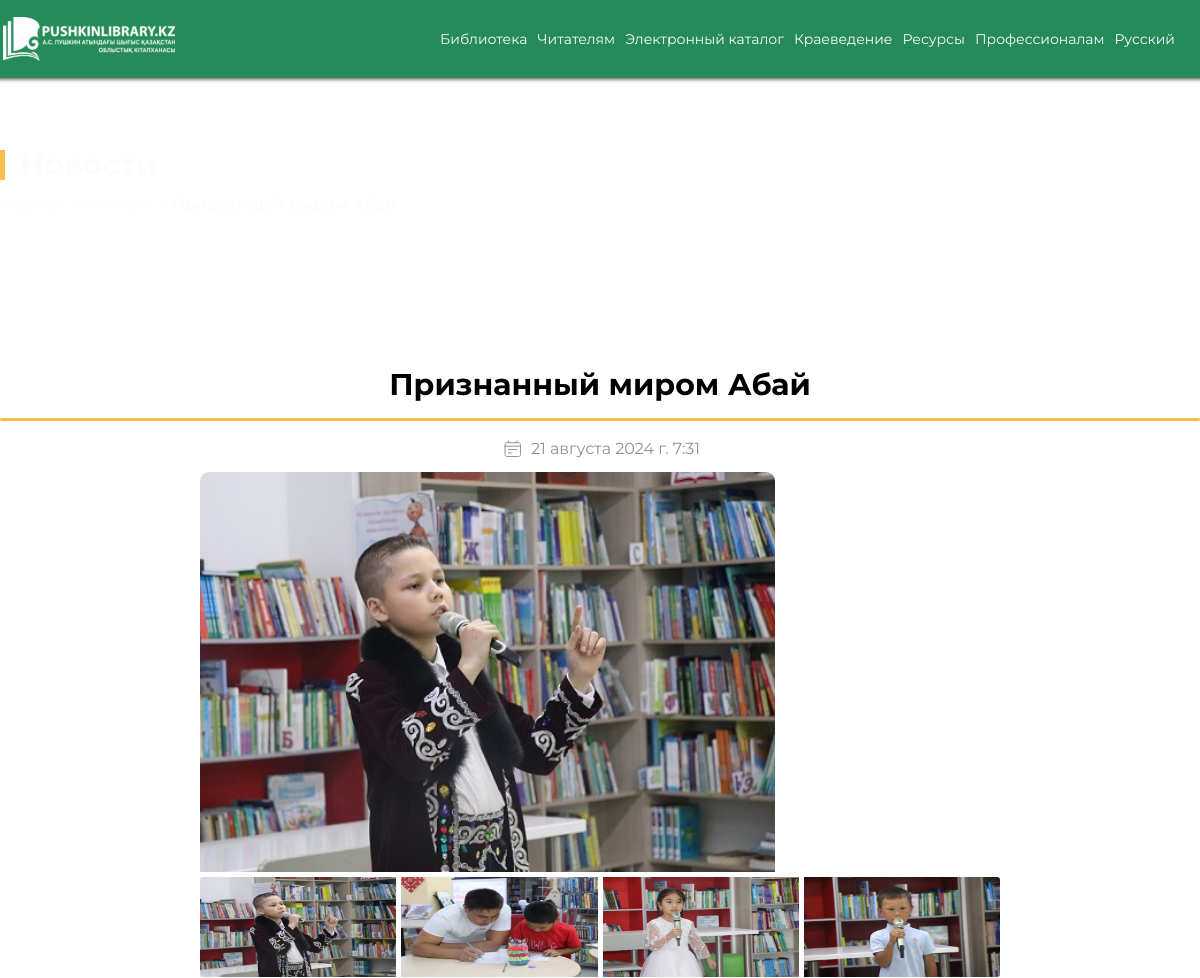
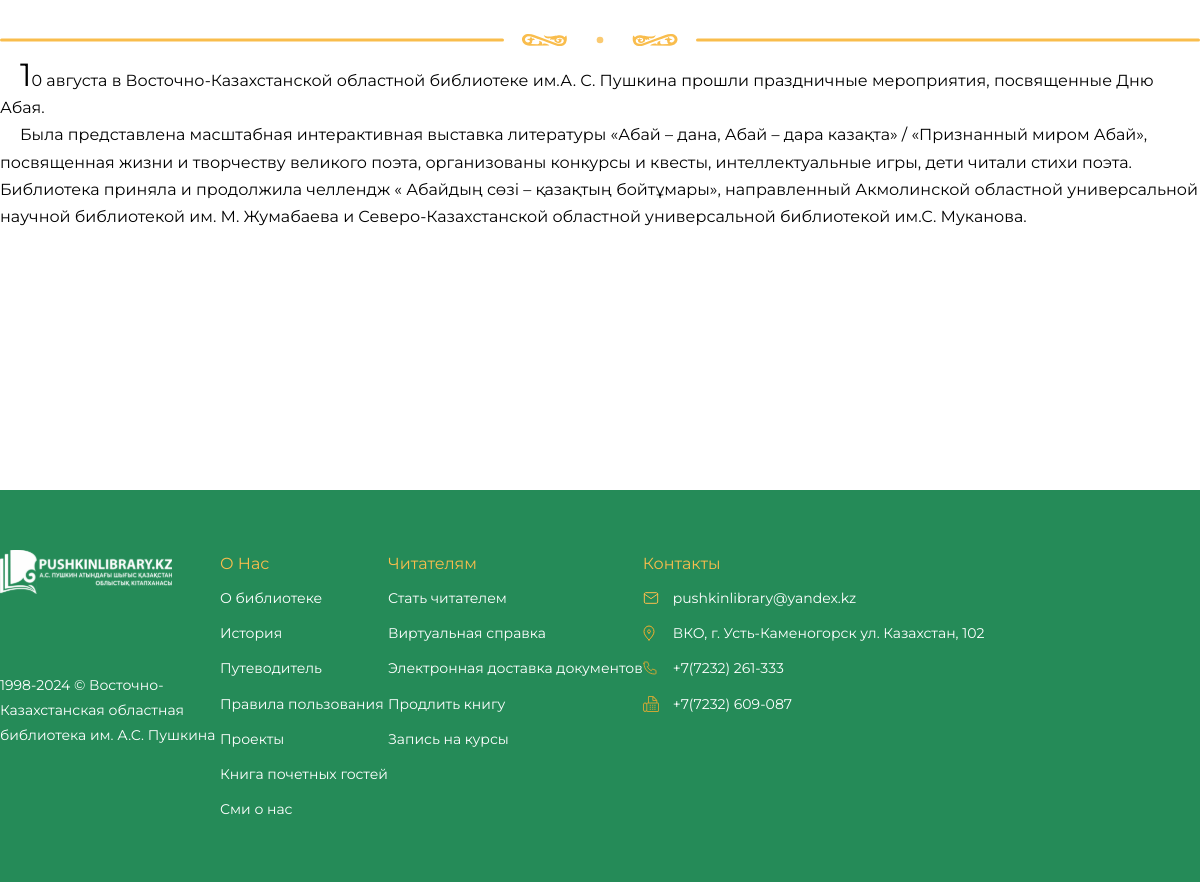
The page /news/news-2/ on the database its author committed (2 pictures, top to bottom).
### app/news_app/models.py (models this page shows, shortened)
class News(models.Model):
    title_ru = models.CharField(max_length=255, verbose_name=_('titleRu'), default='')
    title_kz = models.CharField(max_length=255, verbose_name=_('titleKz'), default='')
    title_en = models.CharField(max_length=255, verbose_name=_('titleEn'), default='')
    slug = AutoSlugField(populate_from='title_ru', unique=True)
    content_ru = models.TextField(verbose_name='Содержание (рус)', default='')
    content_kz = models.TextField(verbose_name='Содержание (каз)', default='')
    content_eng = models.TextField(verbose_name='Содержание (анг)', default='')
    pub_date = models.DateTimeField(auto_now_add=True, verbose_name='Дата публикации')
    main_image = models.ImageField(upload_to='news_images/', verbose_name='Основное изображение', default='')
    contact_info = models.CharField(max_length=100, blank=True, null=True, verbose_name='Контактная информация', default='')
    is_archive = models.BooleanField(default=False)
    class Meta:
        verbose_name = 'Новость'
        verbose_name_plural = 'Новости'
        ordering = ['-pub_date']

class NewsImage(models.Model):
    news = models.ForeignKey(News, related_name='additional_images', on_delete=models.CASCADE, default='')
    image = models.ImageField(upload_to='news_images/', verbose_name='Дополнительное изображение', default=None)
    class Meta:
        verbose_name = 'Дополнительное изображение'
        verbose_name_plural = 'Дополнительные изображения'

### app/news_app/views.py (the view)
# urls.py: path('<slug:slug>/', views.news_detail, name='news_detail'),
def news_detail(request, slug):
    news_item = get_object_or_404(News, slug=slug)
    news_images = NewsImage.objects.filter(news=news_item)
    return render(request, 'news_detail.html', {'news_item': news_item, 'news_images': news_images, 'show_chatbot': True})

### core/context_processors.py (called while the page is built)
def settings_context(request):
    return {
        'CHATFLOW_ID': settings.FLOWISE_CHATFLOW,
        'API_HOST': settings.FLOWISE_HOST,
    }

### core/templatetags/split_paragraphs.py (called while the page is built)
@register.filter(name='split_paragraphs')
def split_paragraphs(value):
    paragraphs = value.split('\n')
    wrapped_paragraphs = ''.join([f'<p>{paragraph}</p>' for paragraph in paragraphs if paragraph.strip() != ''])
    return wrapped_paragraphs

### app/news_app/templates/news_detail.html (shortened to what this page needs)
{% extends 'base.html' %}
{% load i18n %}
{% load static %}
{% load split_paragraphs %}
{% block content %}
    <main class="main news-page">
        <div class="news__picture">
            <div class="container">
                <div class="news__picture-text">
                    <div class="news__title title-wrapper">
                        <div class="title-line"></div>
                        <h1 class="title" data-sr-id="0"
                            style="visibility: visible; opacity: 1; transform: matrix3d(1, 0, 0, 0, 0, 1, 0, 0, 0, 0, 1, 0, 0, 0, 0, 1); transition: all, opacity 0.8s cubic-bezier(0.5, 0, 0, 1), transform 0.8s cubic-bezier(0.5, 0, 0, 1);">
                            Новости</h1>
                    </div>
                    <p class="news__nav" data-sr-id="2"
                       style="visibility: visible; opacity: 1; transform: matrix3d(1, 0, 0, 0, 0, 1, 0, 0, 0, 0, 1, 0, 0, 0, 0, 1); transition: all, opacity 0.9s cubic-bezier(0.5, 0, 0, 1), transform 0.9s cubic-bezier(0.5, 0, 0, 1);">
                        <a href="/">{% trans 'home' %}</a> &gt; <a href="{% url 'news' %}">{% trans 'news' %}</a> &gt;
                        <strong></strong>
                    </p>
                </div>
            </div>
        </div>
        <section class="newsletter">
            <div class="container">
                <h2 class="newsletter__title">
                    {% if LANGUAGE_CODE == 'ru' %}
                        {{ news_item.title_ru }}
                    {% elif LANGUAGE_CODE == 'kk' %}
                        {{ news_item.title_kz }}
                    {% else %}
                        {{ news_item.title_en }}
                    {% endif %}
                </h2>
                <div class="news__line"></div>
                <div class="newsletter__date">
                    <img class="newsletter__date-image" src="{% static 'img/news/calendar_icon.svg' %}"
                         alt="Calendar Icon">
                    <p>{{ news_item.pub_date }}</p>
                </div>
                <div style="--swiper-navigation-color: #fff; --swiper-pagination-color: #fff"
                     class="swiper newsletter__swiper-2 swiper-fade swiper-initialized swiper-horizontal swiper-watch-progress swiper-backface-hidden">
                    <div class="swiper-wrapper" id="swiper-wrapper-291611240455850e" aria-live="polite">
                        <div class="swiper-slide swiper-slide-visible swiper-slide-fully-visible swiper-slide-active"
                             style="width: 800px; opacity: 1; transform: translate3d(0px, 0px, 0px);" role="group"
                             aria-label="1 / {{ news_images|length|add:1 }}">
                            <img style="height: 400px"  src="{{ news_item.main_image.url }}" alt="{% if LANGUAGE_CODE == 'ru' %}
                    {{ news_item.title_ru  }}
                {% elif LANGUAGE_CODE == 'kk' %}
                    {{ news_item.title_kz  }}
                {% else %}
                    {{ news_item.title_en  }}
                {% endif %}">
                        </div>
                    </div>
                </div>
                <div thumbsslider=""
                     class="swiper newsletter__swiper swiper-initialized swiper-horizontal swiper-backface-hidden swiper-thumbs">
                    <div class="swiper-wrapper" id="swiper-wrapper-7509f603a9daef61" aria-live="polite"
                         style="transform: translate3d(0px, 0px, 0px);">
                        <div class="swiper-slide swiper-slide-active swiper-slide-visible swiper-slide-fully-visible swiper-slide-thumb-active"
                             style="width: 196.25px; margin-right: 5px;" role="group"
                             aria-label="1 / {{ news_images|length|add:1 }}">
                            <img src="{{ news_item.main_image.url }}" alt="{% if LANGUAGE_CODE == 'ru' %}
                    {{ news_item.title_ru  }}
                {% elif LANGUAGE_CODE == 'kk' %}
                    {{ news_item.title_kz  }}
                {% else %}
                    {{ news_item.title_en  }}
                {% endif %}">
                        </div>
                        {% for image in news_images %}
                            <div class="swiper-slide swiper-slide-next swiper-slide-visible swiper-slide-fully-visible"
                                 style="width: 196.25px; margin-right: 5px;" role="group"
                                 aria-label="{{ forloop.counter|add:1 }} / {{ news_images|length }}">
                                <img src="{{ image.image.url }}" alt="{% if LANGUAGE_CODE == 'ru' %}
                    {{ image.news.title_ru  }}
                {% elif LANGUAGE_CODE == 'kk' %}
                    {{ image.news.title_kz  }}
                {% else %}
                    {{ image.news.title_en  }}
                {% endif %}">
                            </div>
                        {% endfor %}
                    </div>
                    </div>
                <div class="newsletter__oyu">
                    <img src="{% static 'img/news/oyu-ornek.svg' %}" alt=" Kazakh Oyu">
                </div>
                <div class="newsletter__text">
                    {% if LANGUAGE_CODE == 'ru' %}
                        {{ news_item.content_ru|split_paragraphs|safe }}
                    {% elif LANGUAGE_CODE == 'kk' %}
                        {{ news_item.content_kz|split_paragraphs|safe }}
                    {% elif LANGUAGE_CODE == 'en' %}
                        {{ news_item.content_eng|split_paragraphs|safe }}
                    {% else %}
                        {{ news_item.content_ru|split_paragraphs|safe }}
                    {% endif %}
                </div>
            </div>
        </section>
    </main>
{% endblock %}

### static/css/main.css (style rules this page uses)
* { padding: 0; margin: 0; border: none; }
*, *::before, *::after { box-sizing: border-box; }
aside, nav, footer, header, section, main { display: block; }
h1, h2, h3, h4, h5, h6, p { font-size: inherit; font-weight: inherit; }
img { vertical-align: top; }
img, svg { max-width: 100%; height: auto; }
:root { --container-width: 1310px; --container-padding: 15px; --font-main: "Montserrat", sans-serif; --gray-color: #958c9b; --gray-tint-color: #575b80; --general-color: #258b58; --secondary-color: #f9bd4d; --alternative-color: #851a5e; --white-color: #fdfcfc; --black-color: #182a64; --general-tint-color: #1c6543; --general-tint-2-color: #21784e; --laptop-size: 1199px; --tablet-size: 959px; --mobile-size: 599px; }
html { scroll-behavior: smooth; }
body { background-color: var(--page-bg); color: var(--text-color); font-family: var(--font-main); }
.title-wrapper { display: flex; align-items: center; gap: 15px; }
.title-line { height: 30px; width: 5px; background-color: var(--secondary-color); }
.title { font-weight: 800; font-size: 30px; line-height: 133%; color: var(--gray-color); }
.main { margin-bottom: 130px; }
.container { max-width: var(--container-width); margin: 0 auto; }
html, body { min-height: 100vh; display: flex; flex-direction: column; }
.news__picture { height: 100%; background: url("/static/img/news/parallax-pic.jpg") center no-repeat; background-size: auto; background-attachment: fixed; }
.news__title { margin-bottom: 10px; }
.news__title .title { color: var(--white-color); }
.news__picture-text { padding: 67px 0; }
.news__picture-text a, .news__picture-text p, .news__picture-text h1 { color: var(--white-color); }
.news__picture-text .news__nav { cursor: pointer; font-size: 16px; font-weight: 500; }
.news__line { margin: 15px auto; background-color: var(--secondary-color); width: 100%; height: 3px; border-radius: 3px; }
.newsletter__title { text-align: center; font-size: 30px; font-weight: 800; color: #000; margin: 85px 0 10px; }
.newsletter__date { display: flex; justify-content: center; align-items: center; gap: 5px; margin: 10px 0 10px; }
.newsletter__date p { color: var(--gray-color); font-weight: 400; font-size: 16px; }
.newsletter__oyu { display: flex; justify-content: center; align-items: center; margin: 35px 0 10px; position: relative; }
.newsletter__oyu img { height: 12px; width: 200px; }
.newsletter__oyu::before, .newsletter__oyu::after { border-radius: 3px; content: ""; position: absolute; top: 50%; transform: translateY(-50%); width: 42%; height: 3px; background-color: var(--secondary-color); }
.newsletter__oyu::before { left: 0; }
.newsletter__oyu::after { right: 0; }
.newsletter__text { font-size: 16px; font-weight: 500; color: #000; line-height: 1.7; text-indent: 20px; }
.newsletter__text::first-letter { font-size: 32px; }
.newsletter__text::first-line { line-height: 1.2; }
.newsletter__swiper { width: 800px; height: 100px; border-radius: 3px; margin-top: 5px; margin-bottom: 15px; }
.newsletter__swiper .swiper-slide { cursor: pointer; overflow: hidden; }
.newsletter__swiper .swiper-slide img { transition: scale 0.2s ease; height: 100%; width: 100%; }
.newsletter__swiper-2 { width: 800px; height: 100%; }
.newsletter__swiper-2 img { border-radius: 9px 9px 0 0; }

### rows shown on the page
News: title_ru "Признанный миром Абай", pub_date "21 августа 2024 г. 7:31", main_image (picture), content_ru|split_paragraphs "10 августа в Восточно-Казахстанской областной библиотеке им.А. С. Пушкина прошли праздничные мероприятия, посвященные Дню Абая. Была представлена масштабная интерактивная выставка литературы «Абай – дана, Абай – дара казақта» / «Признанный миром Абай», посвященная жизни и творчеству великого поэта, организованы конкурсы и квесты, интеллектуальные игры, дети читали стихи поэта. Библиотека приняла и продолжила челлендж « Абайдың сөзі – қазақтың бойтұмары», направленный Акмолинской областной универсальной научной библиотекой им. М. Жумабаева и Северо-Казахстанской областной универсальной библиотекой им.С. Муканова."
NewsImage: image (picture)
NewsImage: image (picture)
NewsImage: image (picture)

### other values the page prints
{{ language.name_local }} "Русский"
